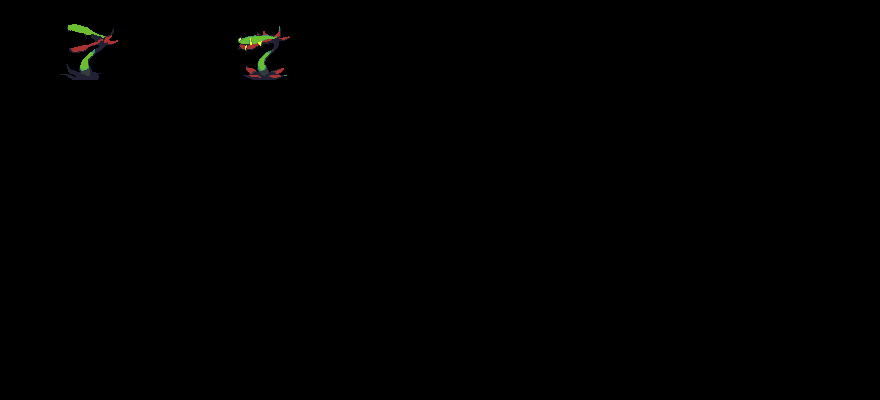

A level layout from a 2D game, rendered from its tile map. Below: a short description, then the map file with its tile-grid data intact:
An orthogonal 5x5 tile map with 176x80 px tiles, 1 tile layer (Capa de Patrones 1).

<map version="1.0" orientation="orthogonal" renderorder="right-down" width="5" height="5" tilewidth="176" tileheight="80" nextobjectid="1">
 <tileset firstgid="1" name="Plant bite anim" tilewidth="176" tileheight="80" tilecount="12" columns="2">
  <image source="Plant bite anim.png" width="512" height="512" />
  <tile id="0">
   <animation>
    <frame tileid="0" duration="100" />
    <frame tileid="2" duration="100" />
    <frame tileid="4" duration="100" />
    <frame tileid="6" duration="100" />
    <frame tileid="8" duration="100" />
    <frame tileid="10" duration="100" />
   </animation>
  </tile>
  <tile id="2">
   <animation>
    <frame tileid="0" duration="100" />
    <frame tileid="2" duration="100" />
    <frame tileid="4" duration="100" />
    <frame tileid="6" duration="100" />
   </animation>
  </tile>
 </tileset>
 <layer name="Capa de Patrones 1" width="5" height="5">
  <data encoding="csv">
3,1,0,0,0,
0,0,0,0,0,
0,0,0,0,0,
0,0,0,0,0,
0,0,0,0,0
</data>
 </layer>
</map>
